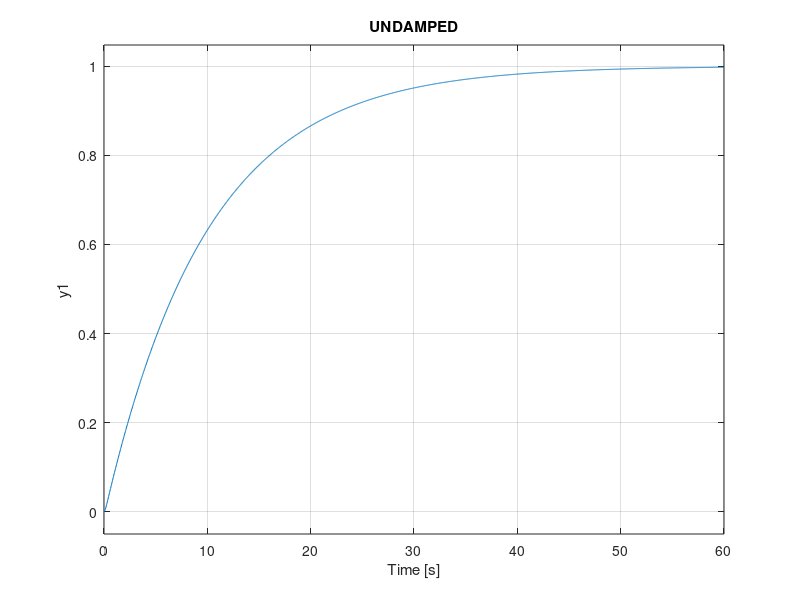

The MATLAB source for this figure:
% EXPERIMENT 2 
% Observe the unit step response of the second order transfer
% function G1(s) using MATLAB. By observing the time domain response, proof
% that the transfer function is of an under damped control system. For the
% system if ?=0, then observe the unit step response by writing code.
clc
n=1;
d1=[1 0.6 1];
sys1=tf(n,d1);
d2=[1 10 1];
sys2=tf(n,d2);
subplot(211),step(sys1),title('UNDERDAMPED'),grid on;
subplot(212),step(sys2),title('UNDAMPED'),grid on;
